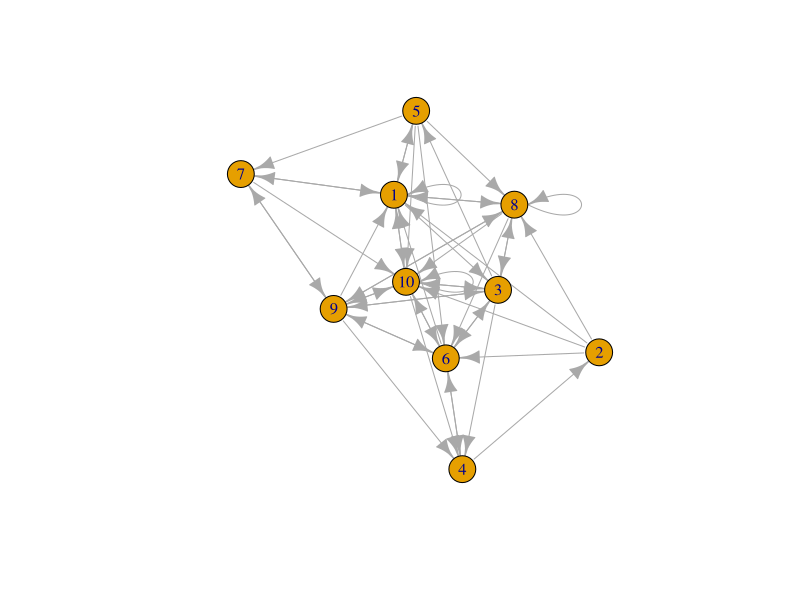

The R source for this figure:
# # # # # # # # # # # #
# PageRank Algorithm  # 
# # # # # # # # # # # # '

# Define function to load an adjacency matrix
A_load <- function (f) {

  
}

# Define function to generate an adjacency matrix
A_gen <- function (n, p) {
  A <- matrix(sample(0:1, n*n, prob = c(1-p, p), replace = T), ncol = n, byrow = T)
  cat(paste('The generated graph has', nrow(A), 'vertices and', sum(A), 'edges.'))
  return(A)
}

# Define PageRank function (p = probability of teleport)
PageRank <- function (A, p, output = T) {
  
  # Define assertions
  if (!is.matrix(A) | !all(A %in% 0:1)) {
    stop(noquote('no (valid) adjacency matrix is provided.'))
  } else if (!is.numeric(p) | p < 0 | p > 1) {
    stop(noquote('p must be a probability between 0 and 1.'))
  }
  
  # Initialize transition matrix
  s <- matrix(rep(NA, ncol(A)), ncol = ncol(A))
  s[1, ] <- rep(1/ncol(A), ncol(A))
  i <- 1
  
  # Repeat Markov Chain until convergence
  while (T) {
    
    # Calculate transition vector at t + 1
    t <- rep(NA, ncol(A))
    for (j in 1:ncol(A)) {
      t[j] <- ifelse(sum(A[j, ]) == 0 
                     , 1 / ncol(A)
                     , p / ncol(A) + (1 - p) * sum(A[, j] * (s[i, ] / apply(A, 1, sum))))
    }
    s <- rbind(s, t)
    i <- i + 1
    
    # Break if converged
    if (i > 1) if (all(round(s[i - 1, ], 4) == round(s[i, ], 4))) break
  }
  
  # Build and return output
  rank <- data.frame(as.character(1:ncol(s)), round(s[i, ], 4), rep(p, ncol(A)))
  colnames(rank) <- c('Node', 'PageRank', 'P')
  
  if (output) {
    cat(noquote('PageRank Output:\n\n'))
    print(rank[order(-rank$PageRank), c('Node', 'PageRank')], row.names = F)
    cat(noquote(paste('\nPageRank converged in', i, 'iterations.')))
  } else {
    return(rank[order(-rank$PageRank), ])
  }
}


# Load/generate an adjacency matrix

A <- A_gen(10, .6)

# Plot the graph
library(igraph)
plot(graph.adjacency(A,'directed'))

# Do PageRank on example graph with P(teleport) = 0.2
PageRank(A, .2)


# Effect of P(teleport) on ranking  
library(ggplot2)

# Calculate permutations
df <- data.frame()
for (i in seq(0,1,.005)) {
  df <- rbind(df, PageRank(A, i, 100))
}

